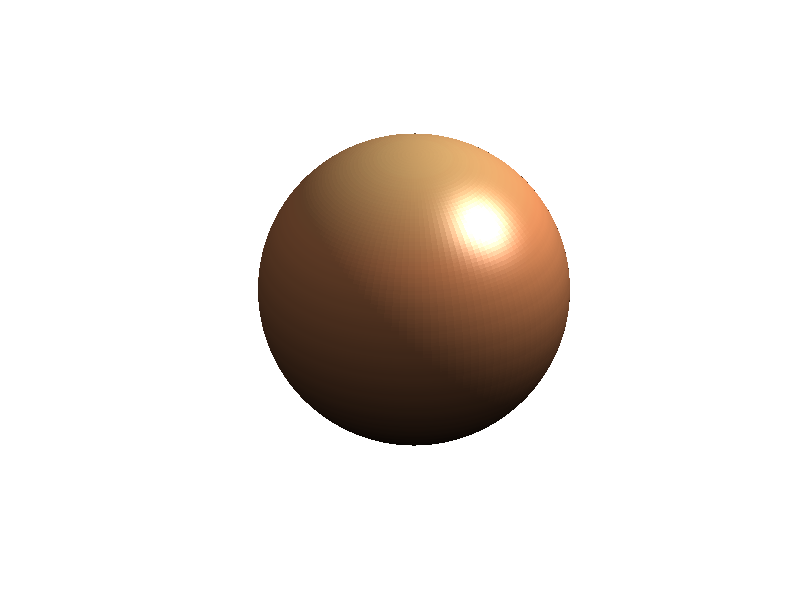

This figure's MATLAB source:
% Constructing a sphere
function main
    pause(1)
    figure
    facets = 120; radius = 1;
    [xx yy zz] = sphere(facets-1);
    surf(xx, yy, zz);
    shading interp
    colormap copper
    axis equal, axis tight, axis off
    lightangle(60, 45)
end
